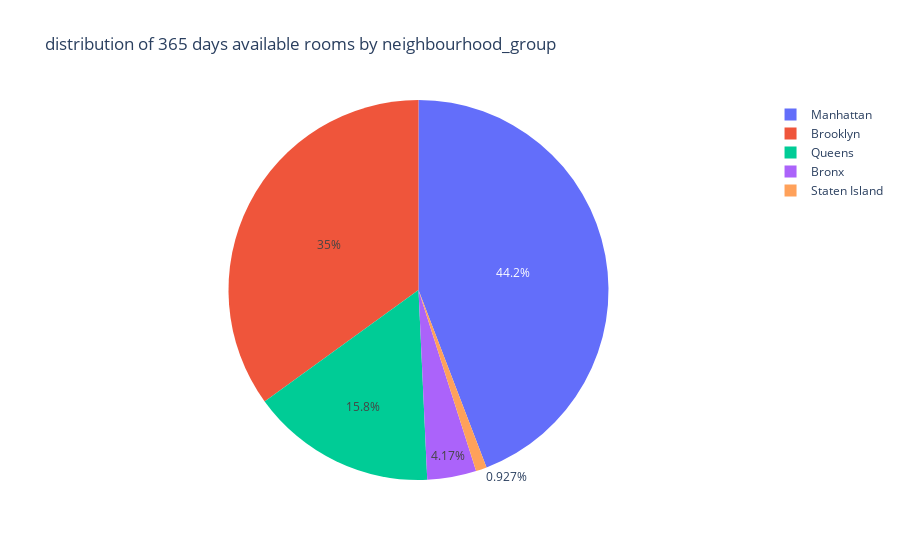

This figure's notebook cell:
### Code cell
# distribution of 365 days available rooms based on neighbourhood_group
availability_df = df.loc[df.availability_365 == 365]
x = availability_df.neighbourhood_group.value_counts().index
y = availability_df.neighbourhood_group.value_counts().values
trace = go.Pie(labels = list(x),values = list(y*100/len(y)))
layout = go.Layout(title = "distribution of 365 days available rooms by neighbourhood_group")
data = [trace]
fig = go.Figure(data = data,layout = layout)
py.iplot(fig)

### Figure 1 — Plotly figure (JSON) as saved in the notebook; plotly's stock layout.template omitted (floating-point values rounded to 4 significant figures)
{"data": [{"labels": ["Manhattan", "Brooklyn", "Queens", "Bronx", "Staten Island"], "type": "pie", "values": [11440, 9060, 4080, 1080, 240]}], "layout": {"title": {"text": "distribution of 365 days available rooms by neighbourhood_group"}}}
